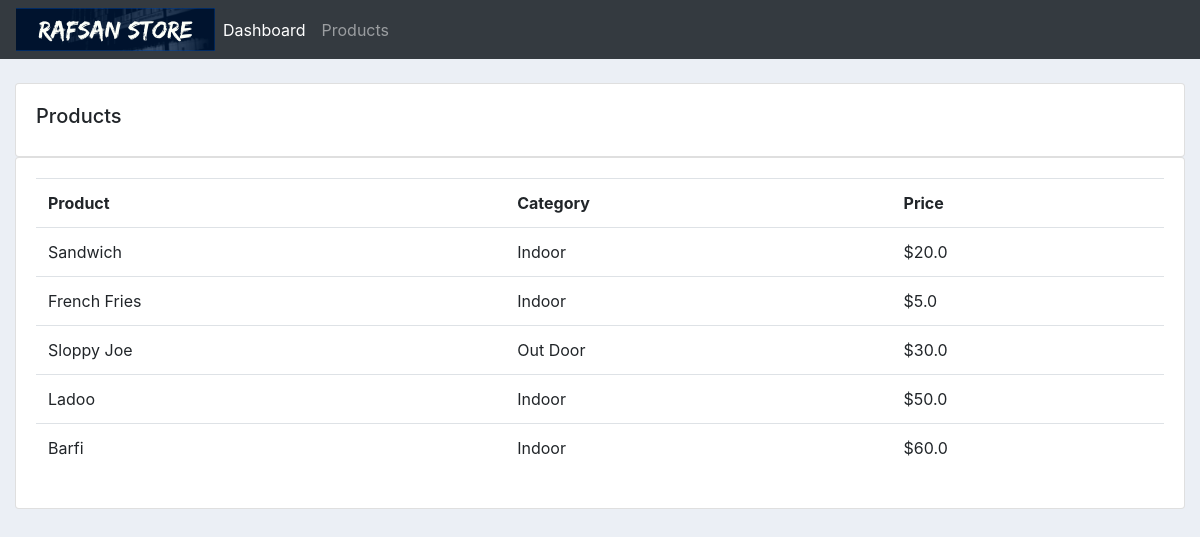
Screenshot of /products/ with the database file from the repository.
### accounts/models.py (models this page shows, shortened)
class Product(models.Model):
    CATEGORY = (
        ('Indoor', 'Indoor'),
        ('Out Door', 'Out Door')
    )
    tag = models.ManyToManyField(Tag)
    name = models.CharField(max_length=200, null=True)
    price = models.FloatField(max_length=200, null=True)
    category = models.CharField(max_length=200, null=True, choices=CATEGORY)
    description = models.TextField(max_length=1000, null=True)
    date_created = models.DateTimeField(auto_now_add=True, null=True)

### accounts/views.py (the view)
# urls.py: path('products/', views.products, name = 'products'),
def products(request):
    products = Product.objects.all()
    context = {'products' : products}
    return render(request, 'accounts/products.html', context)

### accounts/templates/accounts/products.html
{% extends 'accounts/main.html' %}
{% block content %}
    		<br>
		<div class="row">
			<div class="col-md">
				<div class="card card-body">
					<h5>Products</h5>
				</div>
				<div class="card card-body">
					<table class="table">
						<tr>
							<th>Product</th>
							<th>Category</th>
							<th>Price</th>
						</tr>
                        {% for item in products %}
                            <tr>
                                <td>{{ item.name }}</td>
                                <td>{{ item.category }}</td>
                                <td>${{ item.price }}</td>
                            </tr>
                        {% endfor %}
					</table>
				</div>
			</div>
		</div>
{% endblock %}

### static/css/main.css (style rules this page uses)
body { background-color: #ebeff5; }

### rows the page displays
Product: name "Sandwich", category "Indoor", price "20.0"
Product: name "French Fries", category "Indoor", price "5.0"
Product: name "Sloppy Joe", category "Out Door", price "30.0"
Product: name "Ladoo", category "Indoor", price "50.0"
Product: name "Barfi", category "Indoor", price "60.0"
